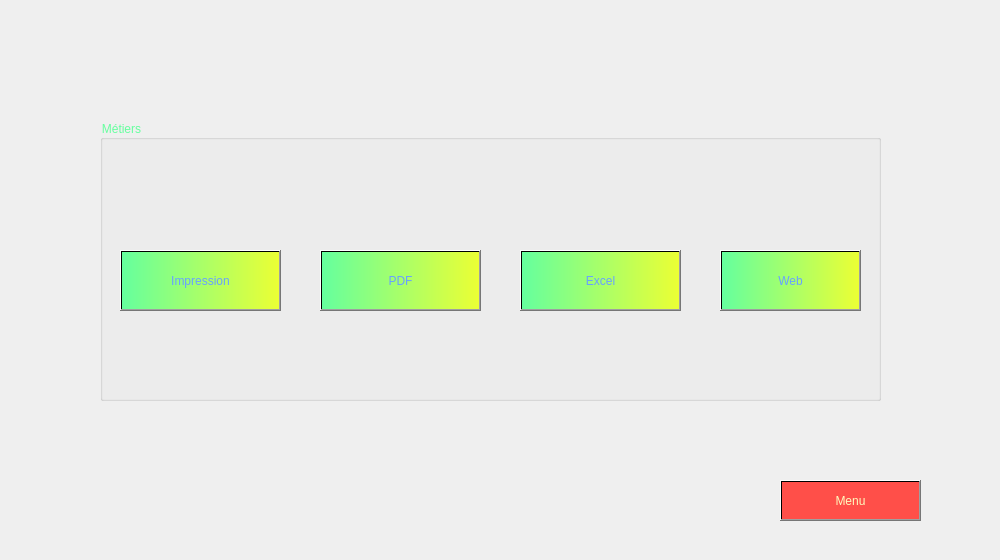
      <widget class="QWidget" name="tab_4">
       <attribute name="title">
        <string>Métiers</string>
       </attribute>
       <widget class="QLabel" name="label_49">
        <property name="geometry">
         <rect>
          <x>-10</x>
          <y>0</y>
          <width>991</width>
          <height>551</height>
         </rect>
        </property>
        <property name="styleSheet">
         <string notr="true">background-image: url(:/23.jpg);</string>
        </property>
        <property name="text">
         <string/>
        </property>
       </widget>
       <widget class="QPushButton" name="pushButton_13">
        <property name="geometry">
         <rect>
          <x>780</x>
          <y>480</y>
          <width>141</width>
          <height>41</height>
         </rect>
        </property>
        <property name="styleSheet">
         <string notr="true">background-color: qlineargradient(spread:pad, x1:1, y1:0, x2:1, y2:0, stop:0.919598 rgb(255, 79, 73), stop:0.98 rgba(0, 0, 0, 255), stop:1 rgba(235, 148, 61, 255));
color:rgb(255, 250, 190);</string>
        </property>
        <property name="text">
         <string>Menu</string>
        </property>
       </widget>
       <widget class="QLabel" name="label_56">
        <property name="geometry">
         <rect>
          <x>900</x>
          <y>480</y>
          <width>51</width>
          <height>41</height>
         </rect>
        </property>
        <property name="styleSheet">
         <string notr="true">background-image: url(:/28.png);</string>
        </property>
        <property name="text">
         <string/>
        </property>
       </widget>
       <widget class="QGroupBox" name="groupBox_8">
        <property name="geometry">
         <rect>
          <x>100</x>
          <y>120</y>
          <width>781</width>
          <height>281</height>
         </rect>
        </property>
        <property name="styleSheet">
         <string notr="true">color: rgba(101, 255, 158);
font: 22pt &quot;Rockwell&quot;;</string>
        </property>
        <property name="title">
         <string>Métiers</string>
        </property>
        <widget class="QPushButton" name="pushButton_9">
         <property name="geometry">
          <rect>
           <x>20</x>
           <y>130</y>
           <width>161</width>
           <height>61</height>
          </rect>
         </property>
         <property name="styleSheet">
          <string notr="true">background-color: qlineargradient(spread:pad, x1:0, y1:0, x2:1, y2:0, stop:0 rgba(101, 255, 158), stop:1 rgb(235, 255, 52));
color:rgb(103, 161, 255);
font: 15pt &quot;Rockwell&quot;;
</string>
         </property>
         <property name="text">
          <string>Impression</string>
         </property>
        </widget>
        <widget class="QPushButton" name="pushButton_8">
         <property name="geometry">
          <rect>
           <x>220</x>
           <y>130</y>
           <width>161</width>
           <height>61</height>
          </rect>
         </property>
         <property name="styleSheet">
          <string notr="true">background-color: qlineargradient(spread:pad, x1:0, y1:0, x2:1, y2:0, stop:0 rgba(101, 255, 158), stop:1 rgb(235, 255, 52));
color:rgb(103, 161, 255);
font: 15pt &quot;Rockwell&quot;;</string>
         </property>
         <property name="text">
          <string>PDF</string>
         </property>
        </widget>
        <widget class="QPushButton" name="pushButton_11">
         <property name="geometry">
          <rect>
           <x>420</x>
           <y>130</y>
           <width>161</width>
           <height>61</height>
          </rect>
         </property>
         <property name="styleSheet">
          <string notr="true">background-color: qlineargradient(spread:pad, x1:0, y1:0, x2:1, y2:0, stop:0 rgba(101, 255, 158), stop:1 rgb(235, 255, 52));
color:rgb(103, 161, 255);
font: 15pt &quot;Rockwell&quot;;</string>
         </property>
         <property name="text">
          <string>Excel</string>
         </property>
        </widget>
        <widget class="QPushButton" name="pushButton_32">
         <property name="geometry">
          <rect>
           <x>620</x>
           <y>130</y>
           <width>141</width>
           <height>61</height>
          </rect>
         </property>
         <property name="styleSheet">
          <string notr="true">background-color: qlineargradient(spread:pad, x1:0, y1:0, x2:1, y2:0, stop:0 rgba(101, 255, 158), stop:1 rgb(235, 255, 52));
color:rgb(103, 161, 255);
font: 15pt &quot;Rockwell&quot;;</string>
         </property>
         <property name="text">
          <string>Web</string>
         </property>
        </widget>
       </widget>
      </widget>
